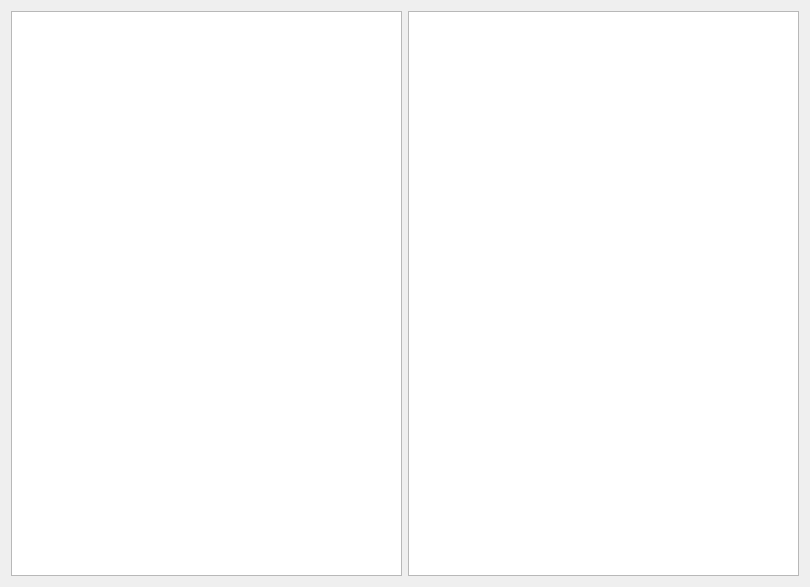
<?xml version="1.0" encoding="UTF-8"?>
<ui version="4.0">
 <class>Widget</class>
 <widget class="QWidget" name="Widget">
  <property name="geometry">
   <rect>
    <x>0</x>
    <y>0</y>
    <width>810</width>
    <height>587</height>
   </rect>
  </property>
  <property name="windowTitle">
   <string>Widget</string>
  </property>
  <property name="windowIcon">
   <iconset>
    <normaloff>student_icon.png</normaloff>student_icon.png</iconset>
  </property>
  <layout class="QGridLayout" name="gridLayout">
   <item row="0" column="1">
    <widget class="QTableView" name="stuTableView"/>
   </item>
   <item row="0" column="0">
    <widget class="QTreeView" name="classTreeView"/>
   </item>
  </layout>
 </widget>
 <resources/>
 <connections/>
</ui>
